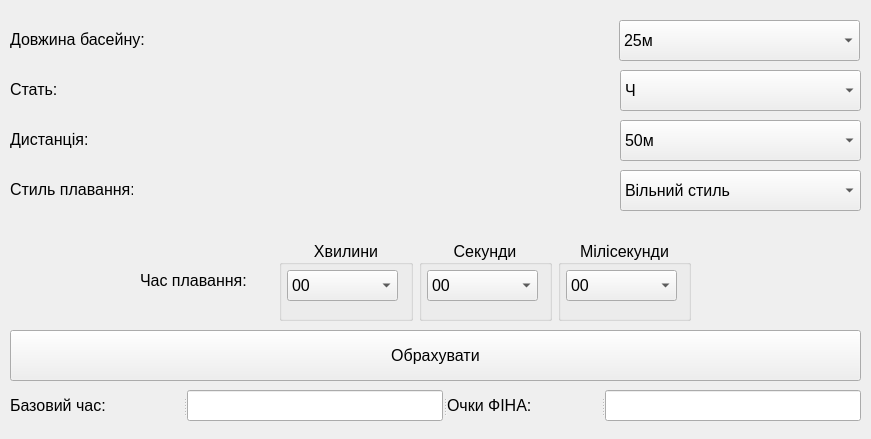
<?xml version="1.0" encoding="UTF-8"?>
<ui version="4.0">
 <class>CalculatorFinn</class>
 <widget class="QWidget" name="CalculatorFinn">
  <property name="geometry">
   <rect>
    <x>0</x>
    <y>0</y>
    <width>871</width>
    <height>439</height>
   </rect>
  </property>
  <property name="font">
   <font>
    <pointsize>12</pointsize>
   </font>
  </property>
  <property name="windowTitle">
   <string>Калькулятор ФІНА</string>
  </property>
  <widget class="QPushButton" name="pushButton_calculate">
   <property name="geometry">
    <rect>
     <x>10</x>
     <y>330</y>
     <width>851</width>
     <height>51</height>
    </rect>
   </property>
   <property name="text">
    <string>Обрахувати</string>
   </property>
  </widget>
  <widget class="QSplitter" name="splitter">
   <property name="geometry">
    <rect>
     <x>10</x>
     <y>390</y>
     <width>851</width>
     <height>31</height>
    </rect>
   </property>
   <property name="orientation">
    <enum>Qt::Horizontal</enum>
   </property>
   <widget class="QLabel" name="label_7">
    <property name="text">
     <string>Базовий час:</string>
    </property>
   </widget>
   <widget class="QLineEdit" name="lineEdit_baseTime">
    <property name="readOnly">
     <bool>false</bool>
    </property>
   </widget>
   <widget class="QLabel" name="label_6">
    <property name="text">
     <string>Очки ФІНА:</string>
    </property>
   </widget>
   <widget class="QLineEdit" name="lineEdit_pointsFina">
    <property name="readOnly">
     <bool>false</bool>
    </property>
   </widget>
  </widget>
  <widget class="QWidget" name="">
   <property name="geometry">
    <rect>
     <x>140</x>
     <y>240</y>
     <width>551</width>
     <height>81</height>
    </rect>
   </property>
   <layout class="QGridLayout" name="gridLayout_2">
    <item row="0" column="0">
     <widget class="QLabel" name="label_5">
      <property name="text">
       <string>Час плавання:</string>
      </property>
     </widget>
    </item>
    <item row="0" column="1">
     <widget class="QGroupBox" name="groupBox">
      <property name="title">
       <string>Хвилини</string>
      </property>
      <property name="alignment">
       <set>Qt::AlignCenter</set>
      </property>
      <widget class="QComboBox" name="comboBox_minutes">
       <property name="geometry">
        <rect>
         <x>8</x>
         <y>30</y>
         <width>111</width>
         <height>31</height>
        </rect>
       </property>
       <item>
        <property name="text">
         <string>00</string>
        </property>
       </item>
       <item>
        <property name="text">
         <string>01</string>
        </property>
       </item>
       <item>
        <property name="text">
         <string>02</string>
        </property>
       </item>
       <item>
        <property name="text">
         <string>03</string>
        </property>
       </item>
       <item>
        <property name="text">
         <string>04</string>
        </property>
       </item>
       <item>
        <property name="text">
         <string>05</string>
        </property>
       </item>
       <item>
        <property name="text">
         <string>06</string>
        </property>
       </item>
       <item>
        <property name="text">
         <string>07</string>
        </property>
       </item>
       <item>
        <property name="text">
         <string>08</string>
        </property>
       </item>
       <item>
        <property name="text">
         <string>09</string>
        </property>
       </item>
       <item>
        <property name="text">
         <string>10</string>
        </property>
       </item>
       <item>
        <property name="text">
         <string>11</string>
        </property>
       </item>
       <item>
        <property name="text">
         <string>12</string>
        </property>
       </item>
       <item>
        <property name="text">
         <string>13</string>
        </property>
       </item>
       <item>
        <property name="text">
         <string>14</string>
        </property>
       </item>
       <item>
        <property name="text">
         <string>15</string>
        </property>
       </item>
       <item>
        <property name="text">
         <string>16</string>
        </property>
       </item>
       <item>
        <property name="text">
         <string>17</string>
        </property>
       </item>
       <item>
        <property name="text">
         <string>18</string>
        </property>
       </item>
       <item>
        <property name="text">
         <string>19</string>
        </property>
       </item>
       <item>
        <property name="text">
         <string>20</string>
        </property>
       </item>
       <item>
        <property name="text">
         <string>21</string>
        </property>
       </item>
       <item>
        <property name="text">
         <string>22</string>
        </property>
       </item>
       <item>
        <property name="text">
         <string>23</string>
        </property>
       </item>
       <item>
        <property name="text">
         <string>24</string>
        </property>
       </item>
       <item>
        <property name="text">
         <string>25</string>
        </property>
       </item>
       <item>
        <property name="text">
         <string>26</string>
        </property>
       </item>
       <item>
        <property name="text">
         <string>27</string>
        </property>
       </item>
       <item>
        <property name="text">
         <string>28</string>
        </property>
       </item>
       <item>
        <property name="text">
         <string>29</string>
        </property>
       </item>
       <item>
        <property name="text">
         <string>30</string>
        </property>
       </item>
       <item>
        <property name="text">
         <string>31</string>
        </property>
       </item>
       <item>
        <property name="text">
         <string>32</string>
        </property>
       </item>
       <item>
        <property name="text">
         <string>33</string>
        </property>
       </item>
       <item>
        <property name="text">
         <string>34</string>
        </property>
       </item>
       <item>
        <property name="text">
         <string>35</string>
        </property>
       </item>
       <item>
        <property name="text">
         <string>36</string>
        </property>
       </item>
       <item>
        <property name="text">
         <string>37</string>
        </property>
       </item>
       <item>
        <property name="text">
         <string>38</string>
        </property>
       </item>
       <item>
        <property name="text">
         <string>39</string>
        </property>
       </item>
       <item>
        <property name="text">
         <string>40</string>
        </property>
       </item>
       <item>
        <property name="text">
         <string>41</string>
        </property>
       </item>
       <item>
        <property name="text">
         <string>42</string>
        </property>
       </item>
       <item>
        <property name="text">
         <string>43</string>
        </property>
       </item>
       <item>
        <property name="text">
         <string>44</string>
        </property>
       </item>
       <item>
        <property name="text">
         <string>45</string>
        </property>
       </item>
       <item>
        <property name="text">
         <string>46</string>
        </property>
       </item>
       <item>
        <property name="text">
         <string>47</string>
        </property>
       </item>
       <item>
        <property name="text">
         <string>48</string>
        </property>
       </item>
       <item>
        <property name="text">
         <string>49</string>
        </property>
       </item>
       <item>
        <property name="text">
         <string>50</string>
        </property>
       </item>
       <item>
        <property name="text">
         <string>51</string>
        </property>
       </item>
       <item>
        <property name="text">
         <string>52</string>
        </property>
       </item>
       <item>
        <property name="text">
         <string>53</string>
        </property>
       </item>
       <item>
        <property name="text">
         <string>54</string>
        </property>
       </item>
       <item>
        <property name="text">
         <string>55</string>
        </property>
       </item>
       <item>
        <property name="text">
         <string>56</string>
        </property>
       </item>
       <item>
        <property name="text">
         <string>57</string>
        </property>
       </item>
       <item>
        <property name="text">
         <string>58</string>
        </property>
       </item>
       <item>
        <property name="text">
         <string>59</string>
        </property>
       </item>
      </widget>
     </widget>
    </item>
    <item row="0" column="2">
     <widget class="QGroupBox" name="groupBox_2">
      <property name="layoutDirection">
       <enum>Qt::LeftToRight</enum>
      </property>
      <property name="title">
       <string>Секунди</string>
      </property>
      <property name="alignment">
       <set>Qt::AlignCenter</set>
      </property>
      <widget class="QComboBox" name="comboBox_seconds">
       <property name="geometry">
        <rect>
         <x>8</x>
         <y>30</y>
         <width>111</width>
         <height>31</height>
        </rect>
       </property>
       <item>
        <property name="text">
         <string>00</string>
        </property>
       </item>
       <item>
        <property name="text">
         <string>01</string>
        </property>
       </item>
       <item>
        <property name="text">
         <string>02</string>
        </property>
       </item>
       <item>
        <property name="text">
         <string>03</string>
        </property>
       </item>
       <item>
        <property name="text">
         <string>04</string>
        </property>
       </item>
       <item>
        <property name="text">
         <string>05</string>
        </property>
       </item>
       <item>
        <property name="text">
         <string>06</string>
        </property>
       </item>
       <item>
        <property name="text">
         <string>07</string>
        </property>
       </item>
       <item>
        <property name="text">
         <string>08</string>
        </property>
       </item>
       <item>
        <property name="text">
         <string>09</string>
        </property>
       </item>
       <item>
        <property name="text">
         <string>10</string>
        </property>
       </item>
       <item>
        <property name="text">
         <string>11</string>
        </property>
       </item>
       <item>
        <property name="text">
         <string>12</string>
        </property>
       </item>
       <item>
        <property name="text">
         <string>13</string>
        </property>
       </item>
       <item>
        <property name="text">
         <string>14</string>
        </property>
       </item>
       <item>
        <property name="text">
         <string>15</string>
        </property>
       </item>
       <item>
        <property name="text">
         <string>16</string>
        </property>
       </item>
       <item>
        <property name="text">
         <string>17</string>
        </property>
       </item>
       <item>
        <property name="text">
         <string>18</string>
        </property>
       </item>
       <item>
        <property name="text">
         <string>19</string>
        </property>
       </item>
       <item>
        <property name="text">
         <string>20</string>
        </property>
       </item>
       <item>
        <property name="text">
         <string>21</string>
        </property>
       </item>
       <item>
        <property name="text">
         <string>22</string>
        </property>
       </item>
       <item>
        <property name="text">
         <string>23</string>
        </property>
       </item>
       <item>
        <property name="text">
         <string>24</string>
        </property>
       </item>
       <item>
        <property name="text">
         <string>25</string>
        </property>
       </item>
       <item>
        <property name="text">
         <string>26</string>
        </property>
       </item>
       <item>
        <property name="text">
         <string>27</string>
        </property>
       </item>
       <item>
        <property name="text">
         <string>28</string>
        </property>
       </item>
       <item>
        <property name="text">
         <string>29</string>
        </property>
       </item>
       <item>
        <property name="text">
         <string>30</string>
        </property>
       </item>
       <item>
        <property name="text">
         <string>31</string>
        </property>
       </item>
       <item>
        <property name="text">
         <string>32</string>
        </property>
       </item>
       <item>
        <property name="text">
         <string>33</string>
        </property>
       </item>
       <item>
        <property name="text">
         <string>34</string>
        </property>
       </item>
       <item>
        <property name="text">
         <string>35</string>
        </property>
       </item>
       <item>
        <property name="text">
         <string>36</string>
        </property>
       </item>
       <item>
        <property name="text">
         <string>37</string>
        </property>
       </item>
       <item>
        <property name="text">
         <string>38</string>
        </property>
       </item>
       <item>
        <property name="text">
         <string>39</string>
        </property>
       </item>
       <item>
        <property name="text">
         <string>40</string>
        </property>
       </item>
       <item>
        <property name="text">
         <string>41</string>
        </property>
       </item>
       <item>
        <property name="text">
         <string>42</string>
        </property>
       </item>
       <item>
        <property name="text">
         <string>43</string>
        </property>
       </item>
       <item>
        <property name="text">
         <string>44</string>
        </property>
       </item>
       <item>
        <property name="text">
         <string>45</string>
        </property>
       </item>
       <item>
        <property name="text">
         <string>46</string>
        </property>
       </item>
       <item>
        <property name="text">
         <string>47</string>
        </property>
       </item>
       <item>
        <property name="text">
         <string>48</string>
        </property>
       </item>
       <item>
        <property name="text">
         <string>49</string>
        </property>
       </item>
       <item>
        <property name="text">
         <string>50</string>
        </property>
       </item>
       <item>
        <property name="text">
         <string>51</string>
        </property>
       </item>
       <item>
        <property name="text">
         <string>52</string>
        </property>
       </item>
       <item>
        <property name="text">
         <string>53</string>
        </property>
       </item>
       <item>
        <property name="text">
         <string>54</string>
        </property>
       </item>
       <item>
        <property name="text">
         <string>55</string>
        </property>
       </item>
       <item>
        <property name="text">
         <string>56</string>
        </property>
       </item>
       <item>
        <property name="text">
         <string>57</string>
        </property>
       </item>
       <item>
        <property name="text">
         <string>58</string>
        </property>
       </item>
       <item>
        <property name="text">
         <string>59</string>
        </property>
       </item>
      </widget>
     </widget>
    </item>
    <item row="0" column="3">
     <widget class="QGroupBox" name="groupBox_3">
      <property name="title">
       <string>Мілісекунди</string>
      </property>
      <property name="alignment">
       <set>Qt::AlignCenter</set>
      </property>
      <widget class="QComboBox" name="comboBox_miliseconds">
       <property name="geometry">
        <rect>
         <x>8</x>
         <y>30</y>
         <width>111</width>
         <height>31</height>
        </rect>
       </property>
       <item>
        <property name="text">
         <string>00</string>
        </property>
       </item>
       <item>
        <property name="text">
         <string>01</string>
        </property>
       </item>
       <item>
        <property name="text">
         <string>02</string>
        </property>
       </item>
       <item>
        <property name="text">
         <string>03</string>
        </property>
       </item>
       <item>
        <property name="text">
         <string>04</string>
        </property>
       </item>
       <item>
        <property name="text">
         <string>05</string>
        </property>
       </item>
       <item>
        <property name="text">
         <string>06</string>
        </property>
       </item>
       <item>
        <property name="text">
         <string>07</string>
        </property>
       </item>
       <item>
        <property name="text">
         <string>08</string>
        </property>
       </item>
       <item>
        <property name="text">
         <string>09</string>
        </property>
       </item>
       <item>
        <property name="text">
         <string>10</string>
        </property>
       </item>
       <item>
        <property name="text">
         <string>11</string>
        </property>
       </item>
       <item>
        <property name="text">
         <string>12</string>
        </property>
       </item>
       <item>
        <property name="text">
         <string>13</string>
        </property>
       </item>
       <item>
        <property name="text">
         <string>14</string>
        </property>
       </item>
       <item>
        <property name="text">
         <string>15</string>
        </property>
       </item>
       <item>
        <property name="text">
         <string>16</string>
        </property>
       </item>
       <item>
        <property name="text">
         <string>17</string>
        </property>
       </item>
       <item>
        <property name="text">
         <string>18</string>
        </property>
       </item>
       <item>
        <property name="text">
         <string>19</string>
        </property>
       </item>
       <item>
        <property name="text">
         <string>20</string>
        </property>
       </item>
       <item>
        <property name="text">
         <string>21</string>
        </property>
       </item>
       <item>
        <property name="text">
         <string>22</string>
        </property>
       </item>
       <item>
        <property name="text">
         <string>23</string>
        </property>
       </item>
       <item>
        <property name="text">
         <string>24</string>
        </property>
       </item>
       <item>
        <property name="text">
         <string>25</string>
        </property>
       </item>
       <item>
        <property name="text">
         <string>26</string>
        </property>
       </item>
       <item>
        <property name="text">
         <string>27</string>
        </property>
       </item>
       <item>
        <property name="text">
         <string>28</string>
        </property>
       </item>
       <item>
        <property name="text">
         <string>29</string>
        </property>
       </item>
       <item>
        <property name="text">
         <string>30</string>
        </property>
       </item>
       <item>
        <property name="text">
         <string>31</string>
        </property>
       </item>
       <item>
        <property name="text">
         <string>32</string>
        </property>
       </item>
       <item>
        <property name="text">
         <string>33</string>
        </property>
       </item>
       <item>
        <property name="text">
         <string>34</string>
        </property>
       </item>
       <item>
        <property name="text">
         <string>35</string>
        </property>
       </item>
       <item>
        <property name="text">
         <string>36</string>
        </property>
       </item>
       <item>
        <property name="text">
         <string>37</string>
        </property>
       </item>
       <item>
        <property name="text">
         <string>38</string>
        </property>
       </item>
       <item>
        <property name="text">
         <string>39</string>
        </property>
       </item>
       <item>
        <property name="text">
         <string>40</string>
        </property>
       </item>
       <item>
        <property name="text">
         <string>41</string>
        </property>
       </item>
       <item>
        <property name="text">
         <string>42</string>
        </property>
       </item>
       <item>
        <property name="text">
         <string>43</string>
        </property>
       </item>
       <item>
        <property name="text">
         <string>44</string>
        </property>
       </item>
       <item>
        <property name="text">
         <string>45</string>
        </property>
       </item>
       <item>
        <property name="text">
         <string>46</string>
        </property>
       </item>
       <item>
        <property name="text">
         <string>47</string>
        </property>
       </item>
       <item>
        <property name="text">
         <string>48</string>
        </property>
       </item>
       <item>
        <property name="text">
         <string>49</string>
        </property>
       </item>
       <item>
        <property name="text">
         <string>50</string>
        </property>
       </item>
       <item>
        <property name="text">
         <string>51</string>
        </property>
       </item>
       <item>
        <property name="text">
         <string>52</string>
        </property>
       </item>
       <item>
        <property name="text">
         <string>53</string>
        </property>
       </item>
       <item>
        <property name="text">
         <string>54</string>
        </property>
       </item>
       <item>
        <property name="text">
         <string>55</string>
        </property>
       </item>
       <item>
        <property name="text">
         <string>56</string>
        </property>
       </item>
       <item>
        <property name="text">
         <string>57</string>
        </property>
       </item>
       <item>
        <property name="text">
         <string>58</string>
        </property>
       </item>
       <item>
        <property name="text">
         <string>59</string>
        </property>
       </item>
       <item>
        <property name="text">
         <string>60</string>
        </property>
       </item>
       <item>
        <property name="text">
         <string>61</string>
        </property>
       </item>
       <item>
        <property name="text">
         <string>62</string>
        </property>
       </item>
       <item>
        <property name="text">
         <string>63</string>
        </property>
       </item>
       <item>
        <property name="text">
         <string>64</string>
        </property>
       </item>
       <item>
        <property name="text">
         <string>65</string>
        </property>
       </item>
       <item>
        <property name="text">
         <string>66</string>
        </property>
       </item>
       <item>
        <property name="text">
         <string>67</string>
        </property>
       </item>
       <item>
        <property name="text">
         <string>68</string>
        </property>
       </item>
       <item>
        <property name="text">
         <string>69</string>
        </property>
       </item>
       <item>
        <property name="text">
         <string>70</string>
        </property>
       </item>
       <item>
        <property name="text">
         <string>71</string>
        </property>
       </item>
       <item>
        <property name="text">
         <string>72</string>
        </property>
       </item>
       <item>
        <property name="text">
         <string>73</string>
        </property>
       </item>
       <item>
        <property name="text">
         <string>74</string>
        </property>
       </item>
       <item>
        <property name="text">
         <string>75</string>
        </property>
       </item>
       <item>
        <property name="text">
         <string>76</string>
        </property>
       </item>
       <item>
        <property name="text">
         <string>77</string>
        </property>
       </item>
       <item>
        <property name="text">
         <string>78</string>
        </property>
       </item>
       <item>
        <property name="text">
         <string>79</string>
        </property>
       </item>
       <item>
        <property name="text">
         <string>80</string>
        </property>
       </item>
       <item>
        <property name="text">
         <string>81</string>
        </property>
       </item>
       <item>
        <property name="text">
         <string>82</string>
        </property>
       </item>
       <item>
        <property name="text">
         <string>83</string>
        </property>
       </item>
       <item>
        <property name="text">
         <string>84</string>
        </property>
       </item>
       <item>
        <property name="text">
         <string>85</string>
        </property>
       </item>
       <item>
        <property name="text">
         <string>86</string>
        </property>
       </item>
       <item>
        <property name="text">
         <string>87</string>
        </property>
       </item>
       <item>
        <property name="text">
         <string>88</string>
        </property>
       </item>
       <item>
        <property name="text">
         <string>89</string>
        </property>
       </item>
       <item>
        <property name="text">
         <string>90</string>
        </property>
       </item>
       <item>
        <property name="text">
         <string>91</string>
        </property>
       </item>
       <item>
        <property name="text">
         <string>92</string>
        </property>
       </item>
       <item>
        <property name="text">
         <string>93</string>
        </property>
       </item>
       <item>
        <property name="text">
         <string>94</string>
        </property>
       </item>
       <item>
        <property name="text">
         <string>95</string>
        </property>
       </item>
       <item>
        <property name="text">
         <string>96</string>
        </property>
       </item>
       <item>
        <property name="text">
         <string>97</string>
        </property>
       </item>
       <item>
        <property name="text">
         <string>98</string>
        </property>
       </item>
       <item>
        <property name="text">
         <string>99</string>
        </property>
       </item>
      </widget>
     </widget>
    </item>
   </layout>
  </widget>
  <widget class="QLabel" name="label_3">
   <property name="geometry">
    <rect>
     <x>10</x>
     <y>130</y>
     <width>79</width>
     <height>19</height>
    </rect>
   </property>
   <property name="text">
    <string>Дистанція:</string>
   </property>
  </widget>
  <widget class="QComboBox" name="comboBox_typeSwim">
   <property name="geometry">
    <rect>
     <x>620</x>
     <y>170</y>
     <width>241</width>
     <height>41</height>
    </rect>
   </property>
   <item>
    <property name="text">
     <string>Вільний стиль</string>
    </property>
   </item>
   <item>
    <property name="text">
     <string>Брас</string>
    </property>
   </item>
   <item>
    <property name="text">
     <string>Батерфляй</string>
    </property>
   </item>
   <item>
    <property name="text">
     <string>На спині</string>
    </property>
   </item>
   <item>
    <property name="text">
     <string>Комплекс</string>
    </property>
   </item>
  </widget>
  <widget class="QLabel" name="label_4">
   <property name="geometry">
    <rect>
     <x>10</x>
     <y>180</y>
     <width>123</width>
     <height>19</height>
    </rect>
   </property>
   <property name="text">
    <string>Стиль плавання:</string>
   </property>
  </widget>
  <widget class="QComboBox" name="comboBox_distance">
   <property name="geometry">
    <rect>
     <x>620</x>
     <y>120</y>
     <width>241</width>
     <height>41</height>
    </rect>
   </property>
   <item>
    <property name="text">
     <string>50м</string>
    </property>
   </item>
   <item>
    <property name="text">
     <string>100м</string>
    </property>
   </item>
   <item>
    <property name="text">
     <string>200м</string>
    </property>
   </item>
   <item>
    <property name="text">
     <string>400м</string>
    </property>
   </item>
   <item>
    <property name="text">
     <string>800м</string>
    </property>
   </item>
   <item>
    <property name="text">
     <string>1500м</string>
    </property>
   </item>
  </widget>
  <widget class="QComboBox" name="comboBox_sex">
   <property name="geometry">
    <rect>
     <x>620</x>
     <y>70</y>
     <width>241</width>
     <height>41</height>
    </rect>
   </property>
   <item>
    <property name="text">
     <string>Ч</string>
    </property>
   </item>
   <item>
    <property name="text">
     <string>Ж</string>
    </property>
   </item>
  </widget>
  <widget class="QLabel" name="label_2">
   <property name="geometry">
    <rect>
     <x>10</x>
     <y>80</y>
     <width>48</width>
     <height>19</height>
    </rect>
   </property>
   <property name="text">
    <string>Стать:</string>
   </property>
  </widget>
  <widget class="QLabel" name="label">
   <property name="geometry">
    <rect>
     <x>10</x>
     <y>30</y>
     <width>135</width>
     <height>19</height>
    </rect>
   </property>
   <property name="text">
    <string>Довжина басейну:</string>
   </property>
  </widget>
  <widget class="QComboBox" name="comboBox_lengthPool">
   <property name="geometry">
    <rect>
     <x>619</x>
     <y>20</y>
     <width>241</width>
     <height>41</height>
    </rect>
   </property>
   <item>
    <property name="text">
     <string>25м</string>
    </property>
   </item>
   <item>
    <property name="text">
     <string>50м</string>
    </property>
   </item>
  </widget>
 </widget>
 <resources/>
 <connections/>
</ui>
